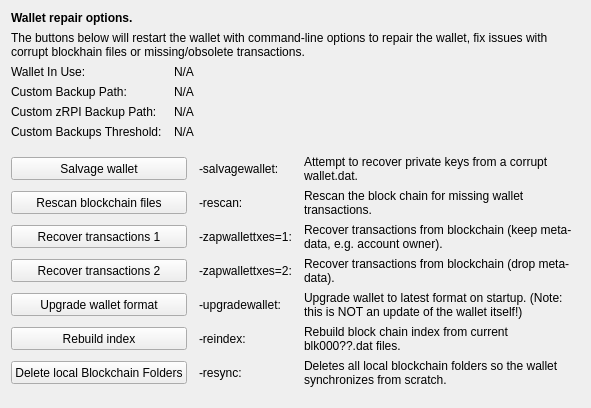
     <widget class="QWidget" name="tab_repair">
      <attribute name="title">
       <string>&amp;Wallet Repair</string>
      </attribute>
      <layout class="QGridLayout" name="gridLayout_4" columnstretch="0,0,0,0">
       <property name="horizontalSpacing">
        <number>12</number>
       </property>
       <item row="0" column="0" colspan="4">
        <widget class="QLabel" name="label_repair_header">
         <property name="font">
          <font>
           <weight>75</weight>
           <bold>true</bold>
          </font>
         </property>
         <property name="text">
          <string>Wallet repair options.</string>
         </property>
        </widget>
       </item>
       <item row="1" column="0" colspan="4">
        <widget class="QLabel" name="label_repair_helptext">
         <property name="font">
          <font>
           <weight>50</weight>
           <bold>false</bold>
          </font>
         </property>
         <property name="text">
          <string>The buttons below will restart the wallet with command-line options to repair the wallet, fix issues with corrupt blockhain files or missing/obsolete transactions.</string>
         </property>
         <property name="wordWrap">
          <bool>true</bool>
         </property>
        </widget>
       </item>
       <item row="2" column="0">
        <widget class="QLabel" name="wallet_path_label">
         <property name="text">
          <string>Wallet In Use:</string>
         </property>
        </widget>
       </item>
       <item row="2" column="1" colspan="3">
        <widget class="QLabel" name="wallet_path">
         <property name="cursor">
          <cursorShape>IBeamCursor</cursorShape>
         </property>
         <property name="text">
          <string>N/A</string>
         </property>
         <property name="textFormat">
          <enum>Qt::PlainText</enum>
         </property>
         <property name="textInteractionFlags">
          <set>Qt::LinksAccessibleByMouse|Qt::TextSelectableByKeyboard|Qt::TextSelectableByMouse</set>
         </property>
        </widget>
       </item>
       <item row="3" column="0">
        <widget class="QLabel" name="wallet_custombackuppath_label">
         <property name="text">
          <string>Custom Backup Path:</string>
         </property>
         <property name="visible">
          <bool>false</bool>
         </property>
        </widget>
       </item>
       <item row="3" column="1" colspan="3">
        <widget class="QLabel" name="wallet_custombackuppath">
         <property name="cursor">
          <cursorShape>IBeamCursor</cursorShape>
         </property>
         <property name="text">
          <string>N/A</string>
         </property>
         <property name="textFormat">
          <enum>Qt::PlainText</enum>
         </property>
         <property name="textInteractionFlags">
          <set>Qt::LinksAccessibleByMouse|Qt::TextSelectableByKeyboard|Qt::TextSelectableByMouse</set>
         </property>
         <property name="visible">
          <bool>false</bool>
         </property>
        </widget>
       </item>
       <item row="4" column="0">
        <widget class="QLabel" name="wallet_customzrpibackuppath_label">
         <property name="text">
          <string>Custom zRPI Backup Path:</string>
         </property>
         <property name="visible">
          <bool>false</bool>
         </property>
        </widget>
       </item>
       <item row="4" column="1" colspan="3">
        <widget class="QLabel" name="wallet_customzrpibackuppath">
         <property name="cursor">
          <cursorShape>IBeamCursor</cursorShape>
         </property>
         <property name="text">
          <string>N/A</string>
         </property>
         <property name="textFormat">
          <enum>Qt::PlainText</enum>
         </property>
         <property name="textInteractionFlags">
          <set>Qt::LinksAccessibleByMouse|Qt::TextSelectableByKeyboard|Qt::TextSelectableByMouse</set>
         </property>
         <property name="visible">
          <bool>false</bool>
         </property>
        </widget>
       </item>
       <item row="5" column="0">
        <widget class="QLabel" name="wallet_custombackupthreshold_label">
         <property name="text">
          <string>Custom Backups Threshold:</string>
         </property>
         <property name="visible">
          <bool>false</bool>
         </property>
        </widget>
       </item>
       <item row="5" column="1" colspan="3">
        <widget class="QLabel" name="wallet_custombackupthreshold">
         <property name="cursor">
          <cursorShape>IBeamCursor</cursorShape>
         </property>
         <property name="text">
          <string>N/A</string>
         </property>
         <property name="textFormat">
          <enum>Qt::PlainText</enum>
         </property>
         <property name="textInteractionFlags">
          <set>Qt::LinksAccessibleByMouse|Qt::TextSelectableByKeyboard|Qt::TextSelectableByMouse</set>
         </property>
         <property name="visible">
          <bool>false</bool>
         </property>
        </widget>
       </item>
       <item row="6" column="0">
        <spacer name="verticalSpacer_repair1">
         <property name="orientation">
          <enum>Qt::Vertical</enum>
         </property>
         <property name="sizeHint" stdset="0">
          <size>
           <width>10</width>
           <height>10</height>
          </size>
         </property>
        </spacer>
       </item>
       <item row="7" column="0" colspan="2">
        <widget class="QPushButton" name="btn_salvagewallet">
         <property name="minimumSize">
          <size>
           <width>100</width>
           <height>23</height>
          </size>
         </property>
         <property name="text">
          <string>Salvage wallet</string>
         </property>
        </widget>
       </item>
       <item row="7" column="2">
        <widget class="QLabel" name="label_repair_salvage_command">
         <property name="text">
          <string notr="true">-salvagewallet:</string>
         </property>
        </widget>
       </item>
       <item row="7" column="3">
        <widget class="QLabel" name="label_repair_salvage">
         <property name="text">
          <string>Attempt to recover private keys from a corrupt wallet.dat.</string>
         </property>
         <property name="wordWrap">
          <bool>true</bool>
         </property>
        </widget>
       </item>
       <item row="8" column="0" colspan="2">
        <widget class="QPushButton" name="btn_rescan">
         <property name="minimumSize">
          <size>
           <width>100</width>
           <height>23</height>
          </size>
         </property>
         <property name="text">
          <string>Rescan blockchain files</string>
         </property>
        </widget>
       </item>
       <item row="8" column="2">
        <widget class="QLabel" name="label_repair_rescan_command">
         <property name="text">
          <string notr="true">-rescan:</string>
         </property>
        </widget>
       </item>
       <item row="8" column="3">
        <widget class="QLabel" name="label_repair_rescan">
         <property name="text">
          <string>Rescan the block chain for missing wallet transactions.</string>
         </property>
         <property name="wordWrap">
          <bool>true</bool>
         </property>
        </widget>
       </item>
       <item row="9" column="0" colspan="2">
        <widget class="QPushButton" name="btn_zapwallettxes1">
         <property name="minimumSize">
          <size>
           <width>100</width>
           <height>23</height>
          </size>
         </property>
         <property name="text">
          <string>Recover transactions 1</string>
         </property>
        </widget>
       </item>
       <item row="9" column="2">
        <widget class="QLabel" name="label_repair_zap1_command">
         <property name="text">
          <string notr="true">-zapwallettxes=1:</string>
         </property>
        </widget>
       </item>
       <item row="9" column="3">
        <widget class="QLabel" name="label_repair_zap1">
         <property name="text">
          <string>Recover transactions from blockchain (keep meta-data, e.g. account owner).</string>
         </property>
         <property name="wordWrap">
          <bool>true</bool>
         </property>
        </widget>
       </item>
       <item row="10" column="0" colspan="2">
        <widget class="QPushButton" name="btn_zapwallettxes2">
         <property name="minimumSize">
          <size>
           <width>100</width>
           <height>23</height>
          </size>
         </property>
         <property name="text">
          <string>Recover transactions 2</string>
         </property>
        </widget>
       </item>
       <item row="10" column="2">
        <widget class="QLabel" name="label_repair_zap2_command">
         <property name="text">
          <string notr="true">-zapwallettxes=2:</string>
         </property>
        </widget>
       </item>
       <item row="10" column="3">
        <widget class="QLabel" name="label_repair_zap2">
         <property name="text">
          <string>Recover transactions from blockchain (drop meta-data).</string>
         </property>
         <property name="wordWrap">
          <bool>true</bool>
         </property>
        </widget>
       </item>
       <item row="11" column="0" colspan="2">
        <widget class="QPushButton" name="btn_upgradewallet">
         <property name="minimumSize">
          <size>
           <width>100</width>
           <height>23</height>
          </size>
         </property>
         <property name="text">
          <string>Upgrade wallet format</string>
         </property>
        </widget>
       </item>
       <item row="11" column="2">
        <widget class="QLabel" name="label_repair_upgrade_command">
         <property name="text">
          <string notr="true">-upgradewallet:</string>
         </property>
        </widget>
       </item>
       <item row="11" column="3">
        <widget class="QLabel" name="label_repair_upgrade">
         <property name="text">
          <string>Upgrade wallet to latest format on startup. (Note: this is NOT an update of the wallet itself!)</string>
         </property>
         <property name="wordWrap">
          <bool>true</bool>
         </property>
        </widget>
       </item>
       <item row="12" column="0" colspan="2">
        <widget class="QPushButton" name="btn_reindex">
         <property name="minimumSize">
          <size>
           <width>100</width>
           <height>23</height>
          </size>
         </property>
         <property name="text">
          <string>Rebuild index</string>
         </property>
        </widget>
       </item>
       <item row="12" column="2">
        <widget class="QLabel" name="label_repair_reindex_command">
         <property name="text">
          <string notr="true">-reindex:</string>
         </property>
        </widget>
       </item>
       <item row="12" column="3">
        <widget class="QLabel" name="label_repair_reindex">
         <property name="text">
          <string>Rebuild block chain index from current blk000??.dat files.</string>
         </property>
         <property name="wordWrap">
          <bool>true</bool>
         </property>
        </widget>
       </item>
       <item row="13" column="0" colspan="2">
        <widget class="QPushButton" name="btn_resync">
         <property name="minimumSize">
          <size>
           <width>100</width>
           <height>23</height>
          </size>
         </property>
         <property name="text">
          <string>Delete local Blockchain Folders</string>
         </property>
        </widget>
       </item>
       <item row="13" column="2">
        <widget class="QLabel" name="label_repair_resync_command">
         <property name="text">
          <string>-resync:</string>
         </property>
        </widget>
       </item>
       <item row="13" column="3">
        <widget class="QLabel" name="label_repair_resync">
         <property name="text">
          <string>Deletes all local blockchain folders so the wallet synchronizes from scratch.</string>
         </property>
         <property name="wordWrap">
          <bool>true</bool>
         </property>
        </widget>
       </item>
       <item row="14" column="0">
        <spacer name="verticalSpacer_repair2">
         <property name="orientation">
          <enum>Qt::Vertical</enum>
         </property>
         <property name="sizeHint" stdset="0">
          <size>
           <width>20</width>
           <height>10</height>
          </size>
         </property>
        </spacer>
       </item>
      </layout>
     </widget>
